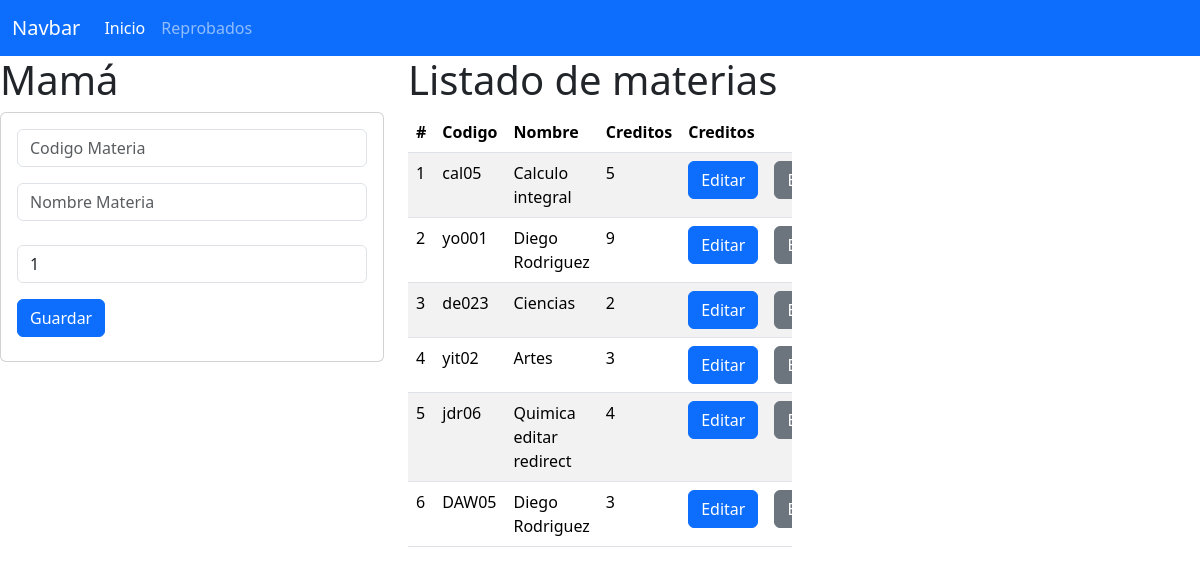
The page / on the database its author committed.
### materia_app/models.py (models this page shows, shortened)
class Materia(models.Model):
    codigo=models.CharField(primary_key=True, max_length=6)
    nombre=models.CharField(max_length=100)
    creditos=models.PositiveSmallIntegerField()

### materia_app/views.py (the view)
# urls.py: path("", views.inicio_vista, name= "inicio_vista" ),
def inicio_vista(request):
    lasmaterias=Materia.objects.all()
    return render(request,"gestionarMateria.html", {"mismaterias":lasmaterias}   )

### materia_app/templates/gestionarMateria.html (shortened to what this page needs)
{% extends "base.html" %}
{% block cuerpo %}
<div class="row">
    <div class="col-sm-12 col-md-4 col-lg-4 col-xl-4">
        <h1> Mamá </h1>
    <div class="card">
        <div class="card-body">
            <form action="registrarMateria/" method="POST"> {% csrf_token %}
                <div class="form-group">
                    <input type="text" id="txtcodigo" name="txtcodigo" class="form-control"
                    placeholder="Codigo Materia" minLenght="6" maxLenght="6" required>
                </div>
                <div class="form-group py-3">
                    <input type="text" id="txtnombre" name="txtnombre" class="form-control"
                    placeholder="Nombre Materia" maxLenght="100" required>
                </div>
                <div class="form-group py-2">
                    <input type="text" id="numcreditos" name="numcreditos" class="form-control"
                    value="1" min="1" max="9" required>
                </div>
                <div class="form-group py-2">
                    <button type="submit" class="btn btn-primary">Guardar</button>
                </div>
            </form>
        </div>
    </div>
    </div>
    <div class="col-sm-12 col-md-4 col-lg-4 col-xl-4">
    <h1>Listado de materias</h1>
    <div class="table-responsive">
    <table class="table table-striped">
        <thead>
        <tr>
            <th scope="col">#</th>
            <th scope="col">Codigo</th>
            <th scope="col">Nombre</th>
            <th scope="col">Creditos</th>
            <th colspan="2">Creditos</th>
        </tr>
        </thead>
        <tbody>
            {% for m in mismaterias %}
                <tr>
                    <td>{{forloop.counter}}</td>
                    <td>{{m.codigo}}</td>
                    <td>{{m.nombre}}</td>
                    <td>{{m.creditos}}</td>
                    <td> <a href="seleccionarMateria/{{m.codigo}}" class="btn btn-primary">Editar</a></td>
                    <td> <a href="borrarMateria/{{m.codigo}}" class="btn btn-secondary">Borrar</a></td>
                </tr>
            {% endfor %}
        </tbody>
    </table>
    </div>
</div>
{% endblock %}

### materia_app/templates/base.html (shortened to what this page needs)
<!doctype html>
<html lang="en">
  <head>
    <link href="https://cdn.jsdelivr.net/npm/bootstrap@5.3.3/dist/css/bootstrap.min.css" rel="stylesheet">
  </head>
  <body>
    <nav class="navbar navbar-expand-lg bg-primary" data-bs-theme="dark" >
      <div class="container-fluid">
        <a class="navbar-brand" href="#">Navbar</a>
        <div class="collapse navbar-collapse" id="navbarNav">
          <ul class="navbar-nav">
            <li class="nav-item">
              <a class="nav-link active" aria-current="page" href="#">Inicio</a>
            </li>
            <li class="nav-item">
              <a class="nav-link" href="#">Reprobados</a>
            </li>
          </ul>
        </div>
      </div>
    </nav>
    {% block cuerpo %}
    {% endblock %}
  </body>
</html>

### rows shown on the page
Materia: codigo "cal05", nombre "Calculo integral", creditos "5"
Materia: codigo "yo001", nombre "Diego Rodriguez", creditos "9"
Materia: codigo "de023", nombre "Ciencias", creditos "2"
Materia: codigo "yit02", nombre "Artes", creditos "3"
Materia: codigo "jdr06", nombre "Quimica editar redirect", creditos "4"
Materia: codigo "DAW05", nombre "Diego Rodriguez", creditos "3"
